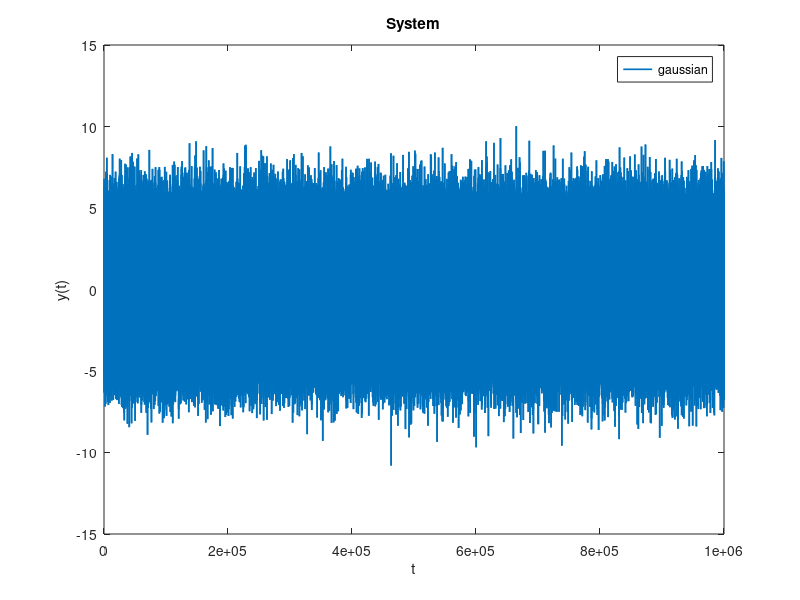

The MATLAB source for this figure:
% generujeme dat 

clear; clc; close all;

a = 0.6;
b = 1; 
c = 0.5;


% počet dat je 501. protože t jde od nuly až do 500
ND = 10^6 + 1; 
t = linspace(0,ND-1,ND);

% definování systému 
y = zeros(ND,1);
y(1,1) = 0;

%chyba 
lambda = 1;
e  =  randn(ND,1)*lambda; % bílý šum

% jako šum je zvolen gauus protož je trvale budící 
u = zeros(ND, 1);
sigma = 1;
u(:,1) = randn(ND, 1)*sigma; % normální

    %generování 
for i = 2:ND
     y(i,1) = a*y(i-1,1) + b*u(i-1,1) + e(i, 1) + c*e(i-1,1);
end

p1 = figure;
plot(t, y,'LineWidth',1.2);
title('System');
legend('gaussian');
xlabel("t")
ylabel("y(t)")
%exportgraphics(p1,'system1.pdf')

% data = cat(2,y,u);
% save("data.mat", "data")